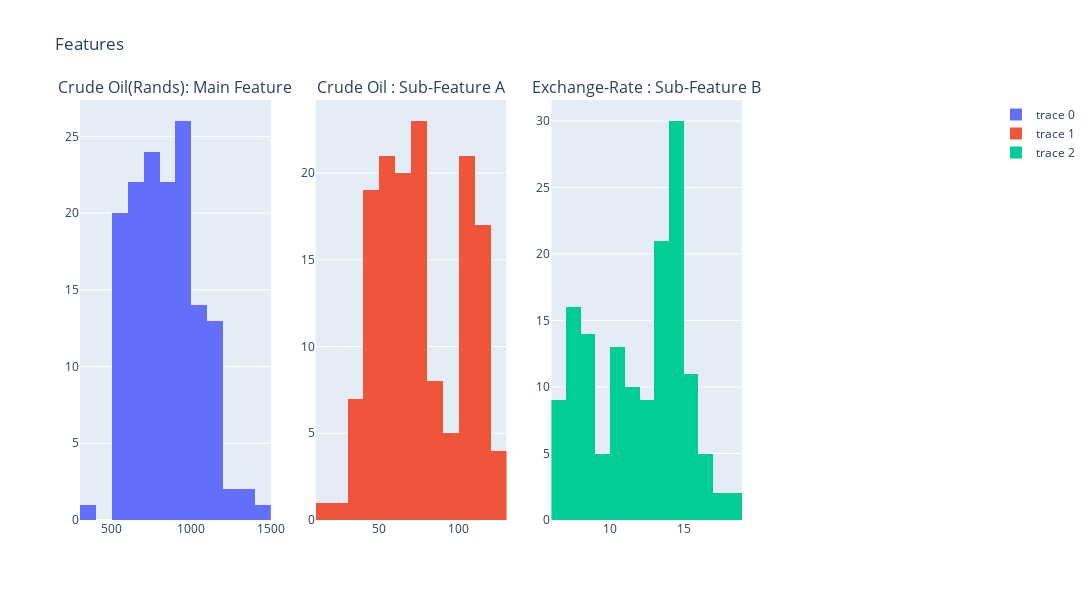

Notebook cell for this chart:
### Markdown cell above
Our Features

### Code cell
from plotly.subplots import make_subplots
import plotly.graph_objs as go
from plotly.offline import iplot


# chart 1
chart1 = go.Histogram(x=dataset.Crude_Rands)

# chart 2
chart2 = go.Histogram(x=dataset.Avg_Brent_Crude)

#chart 3
chart3 = go.Histogram(x=dataset.Ex_Rate)



fig = make_subplots(rows=1, cols=4, subplot_titles=("Crude Oil(Rands): Main Feature", "Crude Oil : Sub-Feature A", 'Exchange-Rate : Sub-Feature B'))
fig.append_trace(chart1, 1, 1)
fig.append_trace(chart2, 1, 2)
fig.append_trace(chart3, 1, 3)
fig['layout'].update(height=600, width=1200,
					title='Features')
iplot(fig)

### Figure 1 — Plotly figure (JSON) as saved in the notebook; plotly's stock layout.template omitted (floating-point values rounded to 4 significant figures; data arrays with more than 128 entries replaced by an {"elided": "..."} marker saying what was removed)
{"data": [{"type": "histogram", "x": {"elided": "147 float values"}, "xaxis": "x", "yaxis": "y"}, {"type": "histogram", "x": {"elided": "147 float values"}, "xaxis": "x2", "yaxis": "y2"}, {"type": "histogram", "x": {"elided": "147 float values"}, "xaxis": "x3", "yaxis": "y3"}], "layout": {"annotations": [{"font": {"size": 16}, "showarrow": false, "text": "Crude Oil(Rands): Main Feature", "x": 0.1062, "xanchor": "center", "xref": "paper", "y": 1, "yanchor": "bottom", "yref": "paper"}, {"font": {"size": 16}, "showarrow": false, "text": "Crude Oil : Sub-Feature A", "x": 0.3688, "xanchor": "center", "xref": "paper", "y": 1, "yanchor": "bottom", "yref": "paper"}, {"font": {"size": 16}, "showarrow": false, "text": "Exchange-Rate : Sub-Feature B", "x": 0.6313, "xanchor": "center", "xref": "paper", "y": 1, "yanchor": "bottom", "yref": "paper"}], "height": 600, "title": {"text": "Features"}, "width": 1200, "xaxis": {"anchor": "y", "domain": [0, 0.2125]}, "xaxis2": {"anchor": "y2", "domain": [0.2625, 0.475]}, "xaxis3": {"anchor": "y3", "domain": [0.525, 0.7375]}, "xaxis4": {"anchor": "y4", "domain": [0.7875, 1]}, "yaxis": {"anchor": "x", "domain": [0, 1]}, "yaxis2": {"anchor": "x2", "domain": [0, 1]}, "yaxis3": {"anchor": "x3", "domain": [0, 1]}, "yaxis4": {"anchor": "x4", "domain": [0, 1]}}}
